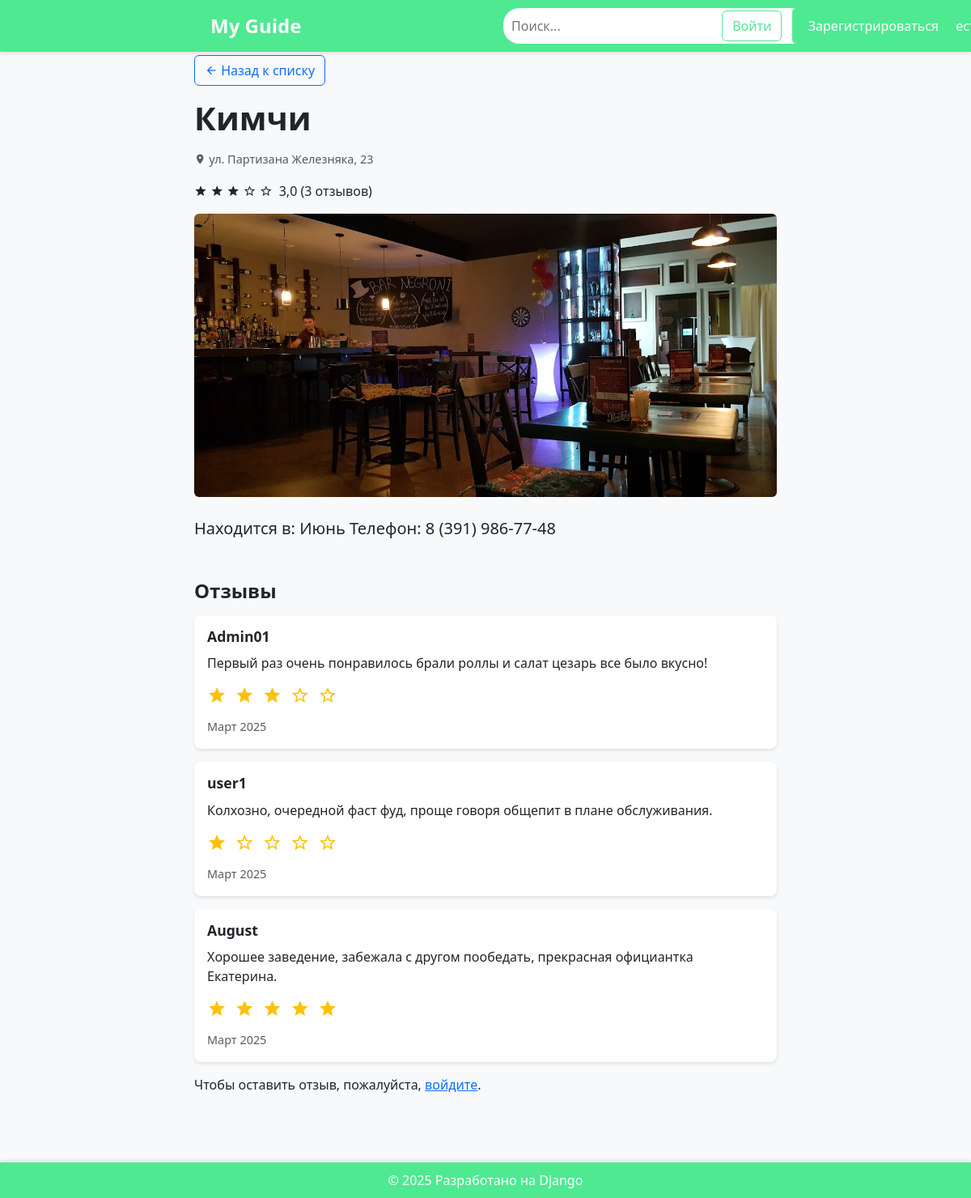
Page /places/3/ on the committed database.
### places/models.py (models this page shows, shortened)
class Place(models.Model):
    CATEGORY_CHOICES = [
        ('cafe', 'Кафе'),
        ('restaurant', 'Ресторан'),
        ('other', 'Другое'),
    ]
    title = models.CharField(max_length=200)
    address = models.CharField(max_length=200)
    description = models.TextField()
    image = models.ImageField(upload_to='places/', blank=True, null=True)
    category = models.CharField(
        max_length=20,
        choices=CATEGORY_CHOICES,
        default='other'
    )  # Новое поле для категории
    created_at = models.DateTimeField(auto_now_add=True)
    def average_rating(self):
        return self.reviews.all().aggregate(Avg('rating'))['rating__avg'] or 0

class Review(models.Model):
    place = models.ForeignKey(Place, on_delete=models.CASCADE, related_name='reviews')
    user = models.ForeignKey(User, on_delete=models.CASCADE)
    text = models.TextField()
    rating = models.IntegerField(choices=[(i, i) for i in range(1, 6)])
    created_at = models.DateTimeField(auto_now_add=True)

### places/views.py (the view)
# urls.py: path('<int:place_id>/', views.place_detail, name='place_detail'),
def place_detail(request, place_id):
    place = get_object_or_404(Place, id=place_id)
    if request.method == 'POST' and request.user.is_authenticated:
        form = ReviewForm(request.POST)
        if form.is_valid():
            review = form.save(commit=False)
            review.place = place
            review.user = request.user
            review.save()
            return redirect('place_detail', place_id=place.id)
    else:
        form = ReviewForm()
    return render(request, 'places/place_detail.html', {
        'place': place,
        'review_form': form,
    })

### places/forms.py
class ReviewForm(forms.ModelForm):
    class Meta:
        model = Review
        fields = ['text', 'rating']
        widgets = {
            'text': forms.Textarea(attrs={'rows': 4}),
            'rating': forms.Select(),
        }

### places/templates/places/place_detail.html (shortened to what this page needs)
{% extends 'places/base.html' %}
{% block content %}
<div class="container py-5">
    <div class="row">
        <div class="col-md-8 offset-md-2">
            <a href="{% url 'places' %}" class="btn btn-outline-primary mb-3">
                <i class="mdi mdi-arrow-left"></i> Назад к списку
            </a>
            <h1 class="mb-3 fw-bold">{{ place.title }}</h1>
            <p class="text-muted">
                <i class="mdi mdi-map-marker"></i> {{ place.address }}
            </p>
            <div class="d-flex mb-3 align-items-center">
                <div class="rating me-2">
                    {% for i in "12345" %}
                        {% if i <= place.average_rating|floatformat:0 %}
                            <i class="mdi mdi-star"></i>
                        {% else %}
                            <i class="mdi mdi-star-outline"></i>
                        {% endif %}
                    {% endfor %}
                </div>
                <span>{{ place.average_rating|floatformat:1 }} ({{ place.reviews.count }} отзывов)</span>
            </div>
            <img src="{{ place.image.url }}" alt="{{ place.title }}" class="img-fluid rounded mb-4">
            <p class="lead">{{ place.description }}</p>
            <h4 class="mt-5 mb-3 fw-bold">Отзывы</h4>
            {% for review in place.reviews.all %}
            <div class="card mb-3">
                <div class="card-body">
                    <h5 class="card-title">{{ review.user.username }}</h5>
                    <p class="card-text">{{ review.text }}</p>
                    <div class="star-rating mb-2">
                        {% for i in "12345" %}
                            {% if i|add:0 <= review.rating %}
                                <i class="mdi mdi-star text-warning"></i>
                            {% else %}
                                <i class="mdi mdi-star-outline text-warning"></i>
                            {% endif %}
                        {% endfor %}
                    </div>
                    <small class="text-muted">{{ review.created_at|date:"F Y" }}</small>
                </div>
            </div>
            {% endfor %}
            {% if user.is_authenticated %}
            <div class="comment-form mt-5">
                {% if messages %}
                <div class="alert alert-success mt-3">
                    {% for message in messages %}
                        {{ message }}
                    {% endfor %}
                </div>
                {% endif %}
                <h5 class="mb-3 fw-bold">Оставить отзыв</h5>
                <form method="post">
                    {% csrf_token %}
                    <div class="mb-3">
                        <label class="form-label fw-bold">Текст отзыва:</label>
                        <textarea name="text" class="form-control" rows="4" required id="id_text" style="resize: none;"></textarea>
                    </div>
                    <div class="mb-4">
                        <label class="form-label fw-bold">Рейтинг:</label>
                        <div class="star-rating-form">
                            {% for i in "54321" %}
                                <input type="radio" id="star{{i}}" name="rating" value="{{i}}" {% if review_form.rating.value == i %}checked{% endif %}>
                                <label for="star{{i}}"><i class="mdi mdi-star{% if review_form.rating.value != i %}-outline{% endif %}"></i></label>
                            {% endfor %}
                        </div>
                    </div>
                    <button type="submit" class="btn btn-primary">Отправить отзыв</button>
                </form>
            </div>
            {% else %}
            <p>Чтобы оставить отзыв, пожалуйста, <a href="{% url 'login' %}">войдите</a>.</p>
            {% endif %}
        </div>
    </div>
</div>
{% endblock %}

### places/templates/places/base.html (style rules this page uses)
:root { --primary-color: #4fe992; --secondary-color: #3a9461; --primary-gradient: linear-gradient(to right, var(--primary-color), var(--secondary-color)); }
body { font-family: 'Segoe UI', Tahoma, Geneva, Verdana, sans-serif; min-height: 100vh; display: flex; flex-direction: column; background-color: #f8f9fa; }
.star-rating { color: gold; }

### places/templates/places/place_detail.html (style rules this page uses)
.star-rating { font-size: 1.5rem; letter-spacing: 2px; }
.star-rating i { color: #ffc107; }
.card { border-radius: 8px; box-shadow: 0 2px 4px rgba(0,0,0,0.1); border: none; }
.card-title { font-size: 1.1rem; font-weight: 600; }
.card-text { margin: 10px 0; }
.text-muted { font-size: 0.9rem; }

### rows in the picture
Place: title "Кимчи", address "ул. Партизана Железняка, 23", average_rating "3,0", reviews.count "3", image (picture), description "Находится в: Июнь Телефон: 8 (391) 986-77-48"
Review: user.username "Admin01", text "Первый раз очень понравилось брали роллы и салат цезарь все было вкусно!", rating 3 (drawn), created_at "Март 2025"
Review: user.username "user1", text "Колхозно, очередной фаст фуд, проще говоря общепит в плане обслуживания.", rating 1 (drawn), created_at "Март 2025"
Review: user.username "August", text "Хорошее заведение, забежала с другом пообедать, прекрасная официантка Екатерина.", rating 5 (drawn), created_at "Март 2025"
